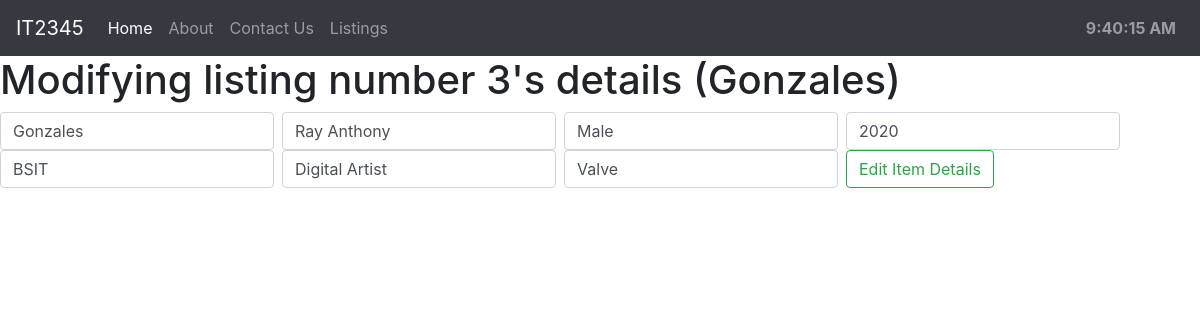
The page /edit/3 on the database its author committed.
### todo_list/models.py (models this page shows, shortened)
class AlumniModel(models.Model):
    lastName    = models.CharField(max_length = 200)
    firstName   = models.CharField(max_length = 200)
    gender      = models.CharField(max_length = 200)
    year        = models.IntegerField(max_length = 200)
    course      = models.CharField(max_length = 200)
    job         = models.CharField(max_length = 200)
    employer    = models.CharField(max_length = 200)

### todo_list/views.py (the view, shortened to what this page needs)
# urls.py: path('edit/<alumniModel_id>', todo_views.edit, name='edit'),
def edit(request, alumniModel_id):
    alumni = AlumniModel.objects.get(pk = alumniModel_id)
    context = {'alumniModel_id': alumniModel_id, 'alumni': alumni }
    return render(request, 'edit.html', context)

### todo_list/templates/edit.html (shortened to what this page needs)
{% extends 'base.html' %}
{% block content %}
	<h1>Modifying listing number {{alumniModel_id}}'s details ({{ alumni.lastName }})</h1>
	<form class="form-inline my-2 my-lg-0" method="POST">{% csrf_token %}
		<input class="form-control mr-sm-2" type="text" name="lastName" value="{{ alumni.lastName }}">
		<input class="form-control mr-sm-2" type="text" name="firstName" value="{{ alumni.firstName }}">
		<input class="form-control mr-sm-2" type="text" name="gender" value="{{ alumni.gender }}">
		<input class="form-control mr-sm-2" type="text" name="year" value="{{ alumni.year }}">
		<input class="form-control mr-sm-2" type="text" name="course" value="{{ alumni.course }}">
		<input class="form-control mr-sm-2" type="text" name="job" value="{{ alumni.job }}">
		<input class="form-control mr-sm-2" type="text" name="employer" value="{{ alumni.employer }}">
		<button class="btn btn-outline-success my-2 my-sm-0" type="submit">Edit Item Details</button>
	</form>
{% endblock %}

### rows shown on the page
AlumniModel: lastName "Gonzales", firstName "Ray Anthony", gender "Male", year "2020", course "BSIT", job "Digital Artist", employer "Valve"

### other values the page prints
{{ alumniModel_id }} "3"
